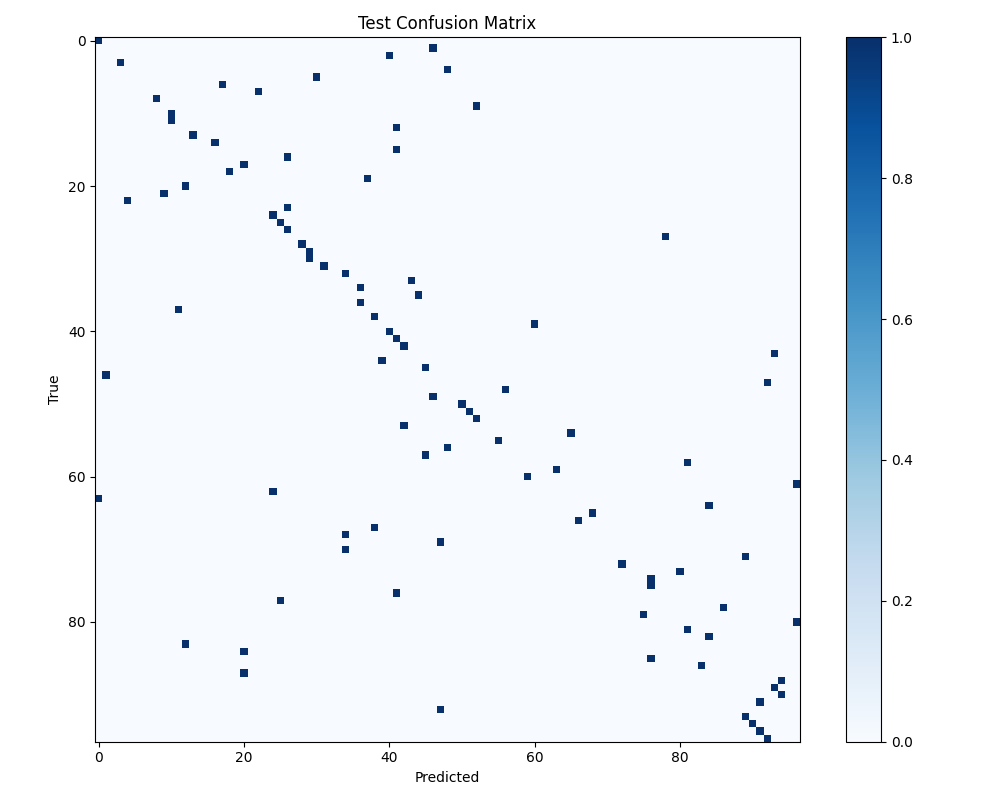
#> input picture models/confusion_matrix.png, 1000 x 800 px
$ python -i image_enhancer.py   (imports and definitions only)   (older library calls are emulated)
#> lines starting #> are read from the running program, lines starting #| are printed output that depends on the picture
#> further down, picture is the input picture: shape (800, 1000, 3); mean B, G, R 250.4, 246.4, 242.2
import cv2
import numpy as np

# =========================================================================
# CONFIGURATION PARAMETERS FOR ADAPTIVE IMAGE ENHANCEMENT
# =========================================================================
ENABLE_LOW_LIGHT_ENHANCEMENT = True
BRIGHTNESS_THRESHOLD = 85.0    # LAB L-channel mean intensity (0-255)
CONTRAST_THRESHOLD = 30.0      # Grayscale standard deviation intensity
GAMMA_VALUE = 1.3              # Power-law gamma expansion value
CLAHE_CLIP_LIMIT = 2.0         # CLAHE contrast limiting threshold
CLAHE_GRID_SIZE = (8, 8)       # Tile grid dimensions for local histogram equalization

# Pre-computed gamma lookup table
_INV_GAMMA = 1.0 / GAMMA_VALUE
_GAMMA_LUT = np.array([((i / 255.0) ** _INV_GAMMA) * 255 for i in range(256)]).astype("uint8")

def measure_frame_quality(frame_bgr):
    """
    Measures frame lighting quality:
    - mean_brightness: Mean pixel intensity in LAB L-channel (0-255)
    - contrast_std: Standard deviation of grayscale intensities
    - noise_blur_score: Variance of Laplacian
    """
    if frame_bgr is None or frame_bgr.size == 0:
        return 0.0, 0.0, 0.0

    lab = cv2.cvtColor(frame_bgr, cv2.COLOR_BGR2LAB)
#> lab: shape (800, 1000, 3); mean of channels 0, 1, 2 246.6, 127.4, 125.8
    l_channel = lab[:, :, 0]
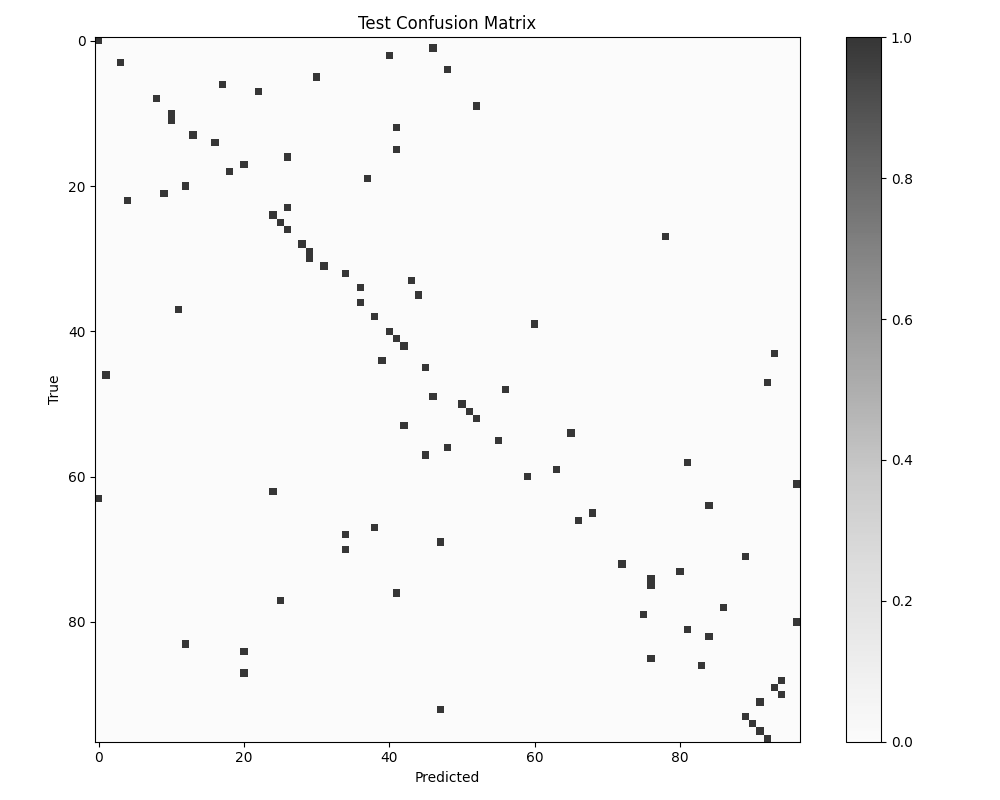
#> l_channel: shape (800, 1000); min 0, max 255, mean 246.6
    mean_brightness = float(np.mean(l_channel))
#> mean_brightness = 246.6

    gray = cv2.cvtColor(frame_bgr, cv2.COLOR_BGR2GRAY)
    contrast_std = float(np.std(gray))
#> contrast_std = 33.3
    noise_blur_score = float(cv2.Laplacian(gray, cv2.CV_64F).var())
#> noise_blur_score = 2383.8

    return mean_brightness, contrast_std, noise_blur_score

def adaptive_enhance_frame(frame_bgr):
    """
    Adaptively enhances frame only when low brightness or contrast is detected.
    Preserves hand edges and color accuracy without unnecessary overhead.

    Returns:
        enhanced_bgr (ndarray): Processed image or original pass-through
        was_enhanced (bool): True if enhancement was applied, False if passed through
    """
    if not ENABLE_LOW_LIGHT_ENHANCEMENT or frame_bgr is None or frame_bgr.size == 0:
        return frame_bgr, False

    mean_brightness, contrast_std, _ = measure_frame_quality(frame_bgr)
#> mean_brightness = 246.6; contrast_std = 33.3

    # If lighting is normal, pass through with zero computational overhead
    if mean_brightness >= BRIGHTNESS_THRESHOLD and contrast_std >= CONTRAST_THRESHOLD:
        return frame_bgr, False

    # 1. Fast Lookup Table Gamma Correction
    gamma_corr = cv2.LUT(frame_bgr, _GAMMA_LUT)

    # 2. CLAHE on LAB L-channel (preserves color fidelity & hand contours)
    lab = cv2.cvtColor(gamma_corr, cv2.COLOR_BGR2LAB)
    l, a, b = cv2.split(lab)

    clahe = cv2.createCLAHE(clipLimit=CLAHE_CLIP_LIMIT, tileGridSize=CLAHE_GRID_SIZE)
    l_enhanced = clahe.apply(l)

    lab_enhanced = cv2.merge((l_enhanced, a, b))
    enhanced_bgr = cv2.cvtColor(lab_enhanced, cv2.COLOR_LAB2BGR)

    return enhanced_bgr, True

# [8 lines not run here, left out]

>>> import cv2
>>> picture = cv2.imread('../models/confusion_matrix.png')
>>> result = adaptive_enhance_frame(picture)
